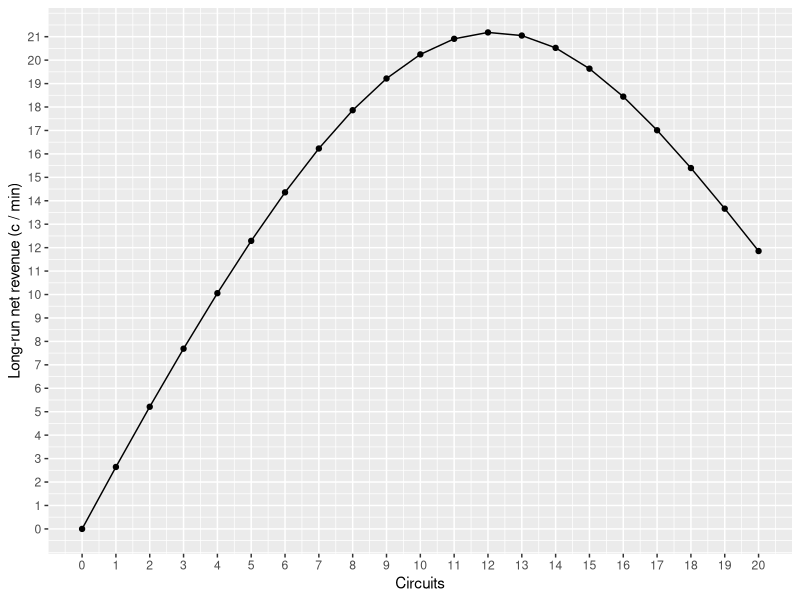

The R source for this figure:
library(ggplot2)

blocking_prob <- function(ρ, n) {
  i <- 0:n
  ρ^n / (factorial(n) * sum(ρ^i / factorial(i)))
}

λ <- 2
𝜇 <- 1 / 5
ρ <- λ / 𝜇

# Cents / minute
c <- 5

# Cents / minute
lease <- 100 * 10000 / (365 * 24 * 60)

print(blocking_prob(ρ, 20))

# Returns the net revenue
net_revenue <- function(circuits) {
  c * ρ * (1 - blocking_prob(ρ, circuits)) - circuits * lease
}

x <- seq(0, 20)
y <- sapply(x, net_revenue)

max_idx <- which.max(y)
max_x <- x[[max_idx]]
max_y <- y[[max_idx]]

cat(sprintf("Max @ %d: %.2f c / min\n", max_x, max_y))
# TODO: Euros / year

data <- data.frame(x = x, y = y)
plot <- ggplot(data) +
  geom_line(aes(.data$x, .data$y)) +
  geom_point(aes(.data$x, .data$y)) +
  scale_x_continuous(breaks = seq(min(x), max(x), 1)) +
  scale_y_continuous(breaks = seq(min(y), max(y), 1)) +
  xlab("Circuits") +
  ylab("Long-run net revenue (c / min)")

ggsave(plot, file = "output/6.svg", device = "svg")
